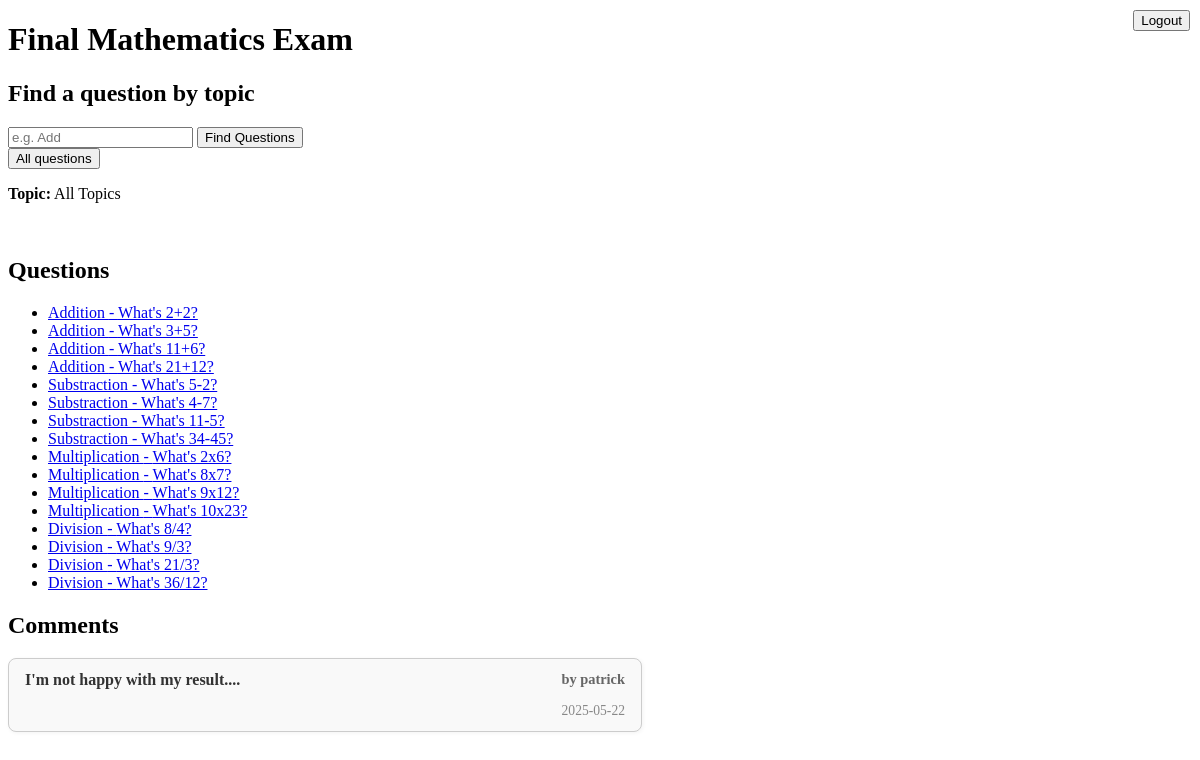
Page /exam/teacher/ (signed in) on the committed database.
### exam/models.py (models this page shows, shortened)
class Question(models.Model):
    topic = models.CharField(max_length=50)
    question_text = models.CharField(max_length=200)

class Comment(models.Model):
    user = models.ForeignKey(User, on_delete=models.CASCADE, related_name="comments")
    title = models.CharField(max_length=200)
    comment_text = models.TextField()
    pub_date = models.DateTimeField(default=timezone.now)

### exam/views.py (the view)
# urls.py: path("teacher/", views.teacher_dashboard, name="teacher_dashboard"),
@login_required
def teacher_dashboard(request):
    questions, topic = get_question(request)
    question_url = "/exam/answer_"
    comments = Comment.objects.all()
    return render(
        request,
        "exam/teacher_dashboard.html",
        {
            "questions": questions,
            "topic": topic,
            "comments": comments,
            "base_url": question_url,
        },
    )

### exam/views.py (called while the page is built)
def get_question(request):
    if "topic" in request.GET:
        topic = request.GET.get("topic")
        conn = sqlite3.connect("db.sqlite3")
        topic = (
            conn.cursor()
            .execute(
                "SELECT topic FROM exam_question WHERE topic LIKE '%" + topic + "%'"
            )
            .fetchone()
        )
        if topic:
            topic = topic[0]
            questions = Question.objects.filter(topic=topic)
        else:
            topic = "All Topics"
            questions = Question.objects.all()
        conn.close()
    else:
        questions = Question.objects.all()
        topic = "All Topics"
    return questions, topic

### exam/templates/exam/teacher_dashboard.html (shortened to what this page needs)
<!DOCTYPE html>
{% load static %}
<html lang="en-US">
  <head>
    <link rel="stylesheet" href="{% static 'exam/comments.css' %}" />
    <link rel="stylesheet" href="{% static 'exam/logout.css' %}" />
  </head>
  <body>
    <h1>Final Mathematics Exam</h1>
    <form method="post" action="../../logout/">
      <button type="submit" class="logout-button">Logout</button>
    </form>
    {% include "exam/question_finder.html"%}<br />
    {% include "exam/question_list.html"%}
    <h2>Comments</h2>
    {% if comments%} {% for comment in comments %}
    <div class="comment-box">
      <div class="comment-header">
        <span class="comment-title">{{ comment.title }}</span>
        <span class="comment-user">by {{ comment.user.username }}</span>
      </div>
      <div class="comment-footer">
        <span class="comment-date">{{ comment.pub_date|date:"Y-m-d" }}</span>
      </div>
    </div>
    {% endfor %} {% else %}
    <p>No comments published yet</p>
    {% endif %}
  </body>
</html>

### exam/templates/exam/question_finder.html
<h2>Find a question by topic</h2>
<form method="get">
  <input type="text" name="topic" placeholder="e.g. Add" />
  <button type="submit">Find Questions</button>
</form>
<form method="get"><button type="submit">All questions</button></form>
<p><strong>Topic:</strong> {{topic}}</p>

### exam/templates/exam/question_list.html
<h2>Questions</h2>
<ul>
  {% for question in questions %}
  <li>
    <a href="{{base_url}}{{question.id}}"
      >{{question.topic}} - {{ question.question_text }}</a
    >
  </li>
  {% endfor %}
</ul>

### exam/static/exam/comments.css (style rules this page uses)
.comment-box { border: 1px solid #ccc; border-radius: 8px; padding: 12px 16px; margin-bottom: 16px; background-color: #f9f9f9; max-width: 600px; box-shadow: 1px 1px 4px rgba(0, 0, 0, 0.05); }
.comment-header { display: flex; justify-content: space-between; margin-bottom: 8px; font-weight: bold; }
.comment-title { color: #333; }
.comment-user { color: #666; font-size: 0.9em; }
.comment-footer { text-align: right; }
.comment-date { font-size: 0.85em; color: #888; }

### exam/static/exam/logout.css (style rules this page uses)
.logout-button { position: absolute; top: 10px; right: 10px; }

### rows in the picture
Question: topic "Addition", question_text "What's 2+2?"
Question: topic "Addition", question_text "What's 3+5?"
Question: topic "Addition", question_text "What's 11+6?"
Question: topic "Addition", question_text "What's 21+12?"
Question: topic "Substraction", question_text "What's 5-2?"
Question: topic "Substraction", question_text "What's 4-7?"
Question: topic "Substraction", question_text "What's 11-5?"
Question: topic "Substraction", question_text "What's 34-45?"
Question: topic "Multiplication", question_text "What's 2x6?"
Question: topic "Multiplication", question_text "What's 8x7?"
Question: topic "Multiplication", question_text "What's 9x12?"
Question: topic "Multiplication", question_text "What's 10x23?"
Question: topic "Division", question_text "What's 8/4?"
Question: topic "Division", question_text "What's 9/3?"
Question: topic "Division", question_text "What's 21/3?"
Question: topic "Division", question_text "What's 36/12?"
Comment: title "I'm not happy with my result....", user.username "patrick", pub_date "2025-05-22"

### other values in the picture
{{ topic }} "All Topics"
